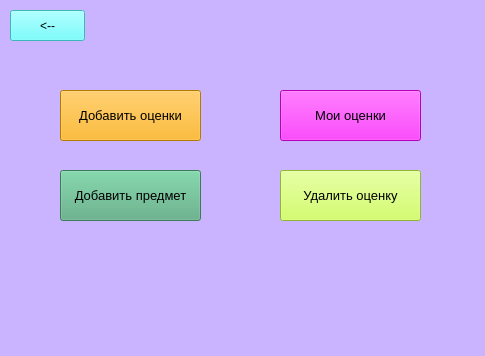
<?xml version="1.0" encoding="UTF-8"?>
<ui version="4.0">
 <class>MainWindow</class>
 <widget class="QMainWindow" name="MainWindow">
  <property name="geometry">
   <rect>
    <x>0</x>
    <y>0</y>
    <width>485</width>
    <height>356</height>
   </rect>
  </property>
  <property name="windowTitle">
   <string>MainWindow</string>
  </property>
  <property name="styleSheet">
   <string notr="true">background-color: rgb(202, 180, 255);</string>
  </property>
  <widget class="QWidget" name="centralwidget">
   <widget class="QPushButton" name="return_2">
    <property name="geometry">
     <rect>
      <x>10</x>
      <y>10</y>
      <width>75</width>
      <height>31</height>
     </rect>
    </property>
    <property name="styleSheet">
     <string notr="true">background-color: rgb(85, 255, 255);</string>
    </property>
    <property name="text">
     <string>&lt;--</string>
    </property>
   </widget>
   <widget class="QPushButton" name="add_grade_btn">
    <property name="geometry">
     <rect>
      <x>60</x>
      <y>90</y>
      <width>141</width>
      <height>51</height>
     </rect>
    </property>
    <property name="font">
     <font>
      <pointsize>10</pointsize>
     </font>
    </property>
    <property name="styleSheet">
     <string notr="true">background-color: rgb(255, 170, 0);</string>
    </property>
    <property name="text">
     <string>Добавить оценки</string>
    </property>
   </widget>
   <widget class="QPushButton" name="my_grades_btn">
    <property name="geometry">
     <rect>
      <x>280</x>
      <y>90</y>
      <width>141</width>
      <height>51</height>
     </rect>
    </property>
    <property name="font">
     <font>
      <pointsize>10</pointsize>
     </font>
    </property>
    <property name="styleSheet">
     <string notr="true">background-color: rgb(255, 0, 255);</string>
    </property>
    <property name="text">
     <string>Мои оценки</string>
    </property>
   </widget>
   <widget class="QPushButton" name="add_item_btn">
    <property name="geometry">
     <rect>
      <x>60</x>
      <y>170</y>
      <width>141</width>
      <height>51</height>
     </rect>
    </property>
    <property name="font">
     <font>
      <pointsize>10</pointsize>
     </font>
    </property>
    <property name="styleSheet">
     <string notr="true">background-color: rgb(85, 170, 127);</string>
    </property>
    <property name="text">
     <string>Добавить предмет</string>
    </property>
   </widget>
   <widget class="QPushButton" name="remove_grades_btn">
    <property name="geometry">
     <rect>
      <x>280</x>
      <y>170</y>
      <width>141</width>
      <height>51</height>
     </rect>
    </property>
    <property name="font">
     <font>
      <pointsize>10</pointsize>
     </font>
    </property>
    <property name="styleSheet">
     <string notr="true">background-color: rgb(199, 255, 67);</string>
    </property>
    <property name="text">
     <string>Удалить оценку</string>
    </property>
   </widget>
  </widget>
  <widget class="QMenuBar" name="menubar">
   <property name="geometry">
    <rect>
     <x>0</x>
     <y>0</y>
     <width>485</width>
     <height>21</height>
    </rect>
   </property>
  </widget>
  <widget class="QStatusBar" name="statusbar"/>
 </widget>
 <resources/>
 <connections/>
</ui>
